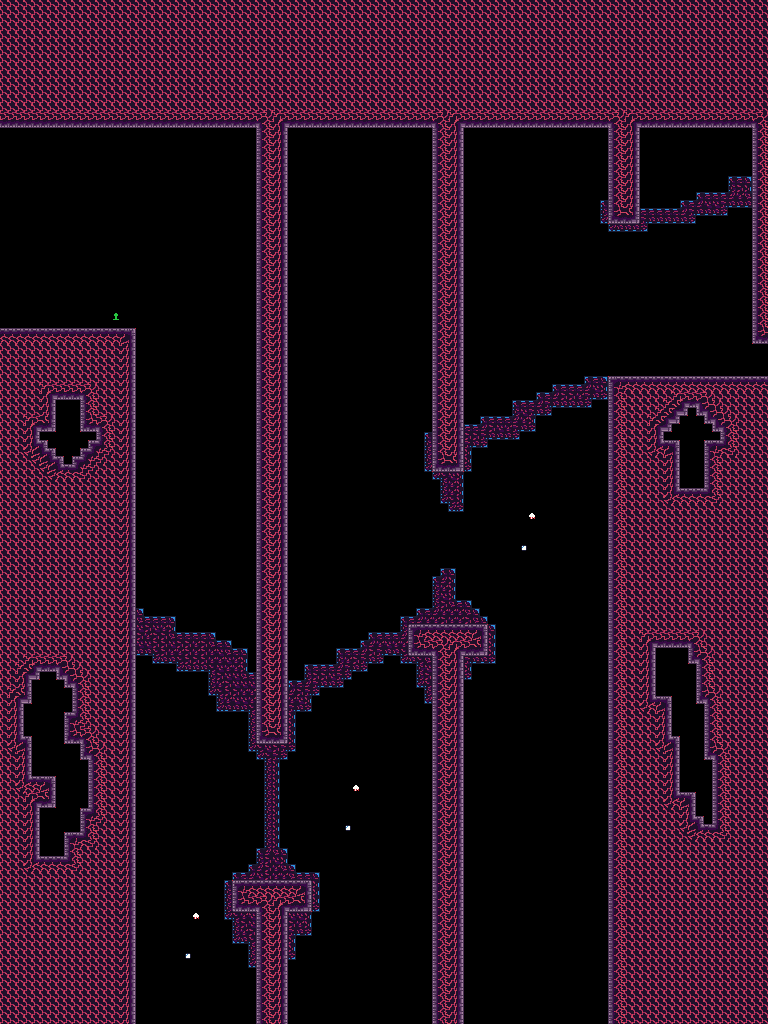

A level layout from a 2D game, rendered from its tile map. Below: a short description, then the map file with tile-grid data replaced by summaries:
An orthogonal 96x128 tile map with 8x8 px tiles, 6 tile layers (bg_draft, draft, bg, fg, ...), 3 tilesets.

<map version="1.9" tiledversion="1.9.2" orientation="orthogonal" renderorder="right-down" width="96" height="128" tilewidth="8" tileheight="8" infinite="0" nextlayerid="19" nextobjectid="1">
 <editorsettings>
  <export target="../../assets/world/room/fire5.json" format="json" />
 </editorsettings>
 <tileset firstgid="1" source="../rules/tools/tools.tsx" />
 <tileset firstgid="325" source="../tilesets/fire.tsx" />
 <tileset firstgid="403" source="../tilesets/fire_bg_decal.tsx" />
 <layer id="18" name="bg_draft" width="96" height="128">
  <data>[12288 cells, 602 non-empty, 1 distinct tile ids]</data>
 </layer>
 <layer id="13" name="draft" width="96" height="128">
  <data>[12288 cells, 5289 non-empty, 1 distinct tile ids]</data>
 </layer>
 <layer id="1" name="bg" width="96" height="128">
  <data>[12288 cells, 591 non-empty, 15 distinct tile ids]</data>
 </layer>
 <layer id="2" name="fg" width="96" height="128">
  <data>[12288 cells, 0 non-empty, 0 distinct tile ids]</data>
 </layer>
 <layer id="3" name="entity" width="96" height="128">
  <data>[12288 cells, 8 non-empty, 4 distinct tile ids]</data>
 </layer>
 <layer id="16" name="map" width="96" height="128">
  <data>[12288 cells, 5289 non-empty, 25 distinct tile ids]</data>
 </layer>
</map>
